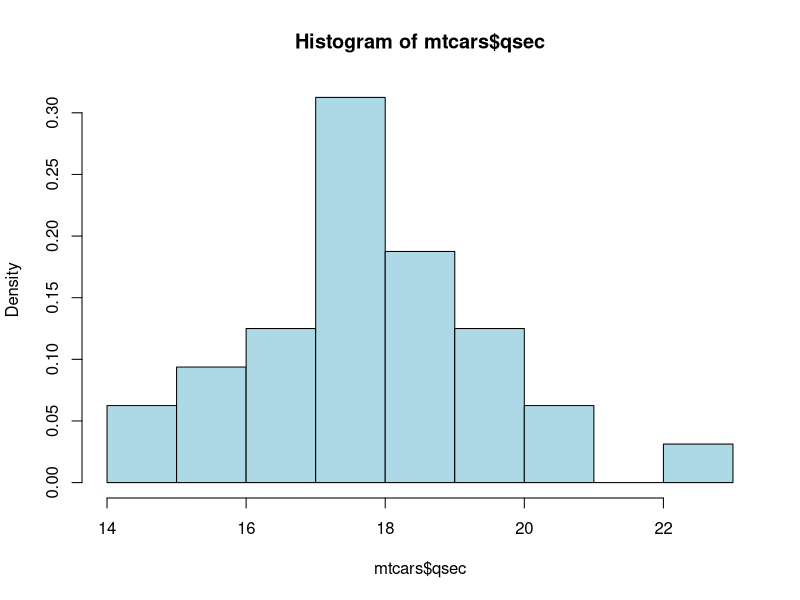
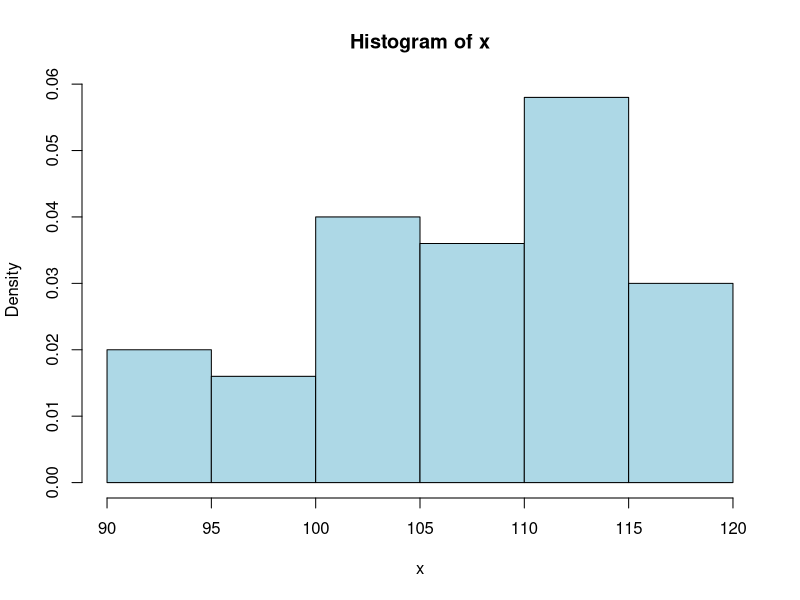

Write R code to recreate these figures, in order.
##
## Bai kiem tra 3 - Thuc hanh Ly thuyet Thong ke
## Lop: ST3 ca 1
##
## Ho ten: Le Dang Gia Khanh - MSSV: 22110081
##
##**************************************************
## Bai 1:
# 1.1 
hist(mtcars$qsec, freq = 0, col = 'lightblue', breaks = nclass.Sturges(mtcars$qsec))
# nhan xet
# Biến qsec có phân phối lệch phải, tập trung ở khoảng 17-19 giây.

# 1.2 
ci.var <- function(x, alpha){
    n <- length(x)
    s2 <- var(x)
    CI <- c((n-1)*s2/qchisq(1-alpha/2, df = n-1), (n-1)*s2/qchisq(alpha/2, df = n-1))
    return(CI)
}
# 1.3 
ci.var(mtcars$qsec, 0.05)
ci.var(mtcars$qsec, 0.01)

##------------------------------------------------------------
## Bai 2:
# 2.1
data <- data.frame(height = c(92.5, 97.5, 102.5, 107.5, 112.5, 117.5), freq = c(10, 8, 20, 18, 29, 15))
x <- rep(data$height, data$freq)
hist(x, freq = 0, col = 'lightblue', breaks = seq(90, 120, by = 5))
# 2.2 
ktc.tyle <- function(data, data.p, alpha){
    p <- length(data.p)/length(data)
    CI <- c(p - qnorm(1-alpha/2)*sqrt(p*(1-p)/length(data)), p + qnorm(1-alpha/2)*sqrt(p*(1-p)/length(data)))
    return(CI)
}
# 2.3 
ktc.tyle(x, x[x >= 110], 0.05)
##------------------------------------------------------------
## Bai 3:
# 3.1 
log_likelihood <- function(theta){
    x <- c(0.0192, 0.4773, 0.3399, 0.4324, 0.8675, 0.2079, 0.3713, 0.2547, 0.3976, 0.2048)
    return(sum(log(theta*x^(theta-1))))
}
# 3.2 (2đ) 
# Cách 1: 
x <- c(0.0192, 0.4773, 0.3399, 0.4324, 0.8675, 0.2079, 0.3713, 0.2547, 0.3976, 0.2048)
MLE <- -length(x)/sum(log(x))
MLE
# Cách 2: 
objective <- function(theta){
    return(-log_likelihood(theta))
}
nlminb(0.5, objective)$par
##**************************************************
## Ket thuc